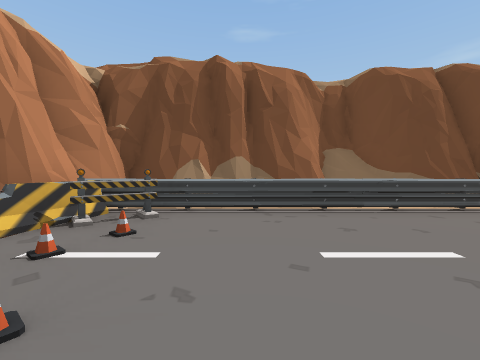
view 1 (above)

15 first-person views from a walk through a Unity game level. The camera is 1.4 m above the floor, tilts 2° down and sees 90° across. The floor is counted in squares, 2 m on a side. Each view is taken from the middle of a square. On the plan, view 1 faces up. The plan holds only what a view shows up to about 9 squares ahead; the rest is blank. The place goes on beyond the plan.

view 2
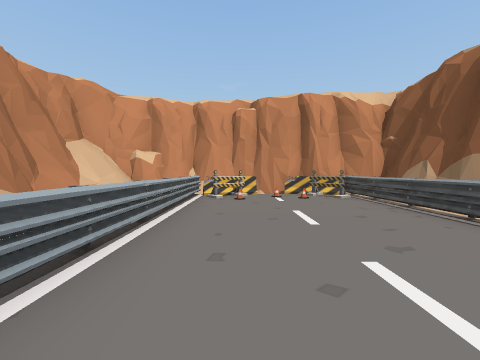

view 3
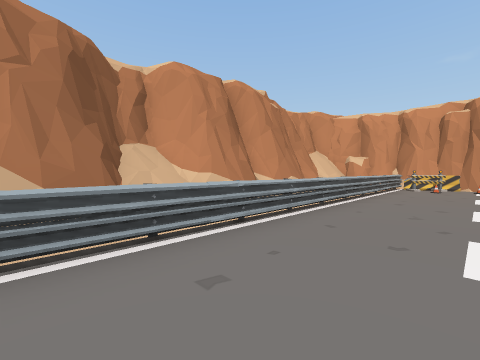

view 4
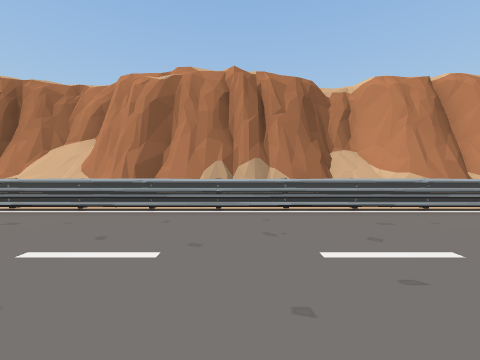

view 5
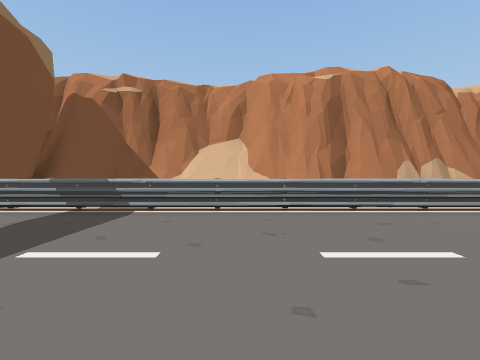

view 6
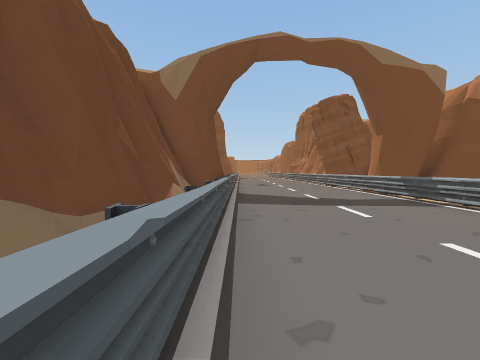

view 7
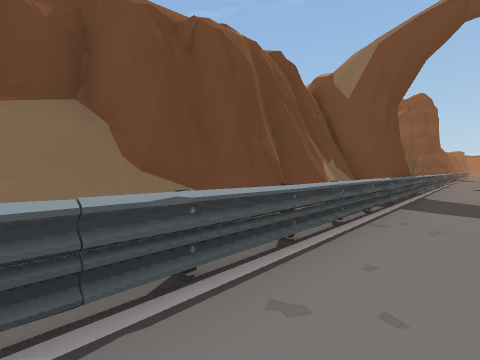

view 8
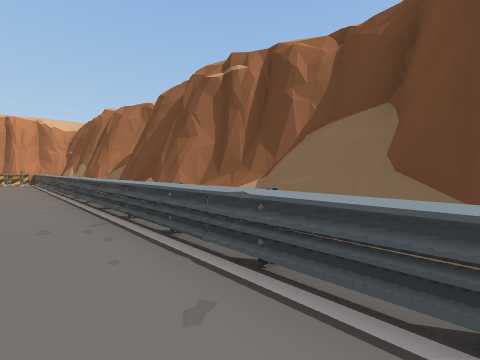

view 9
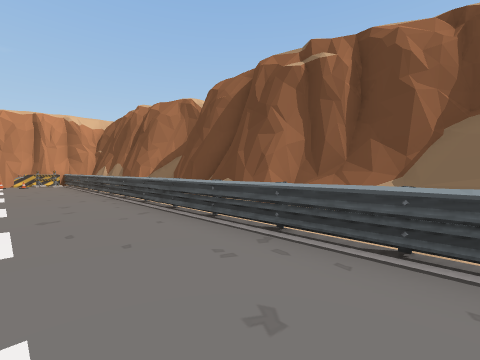

view 10
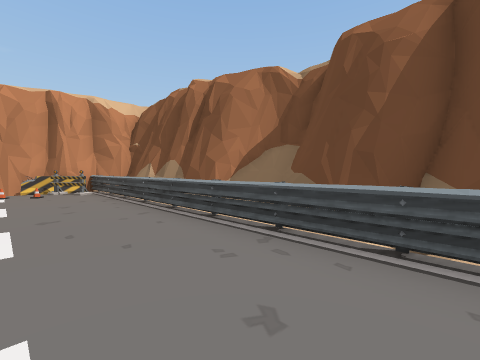

view 11
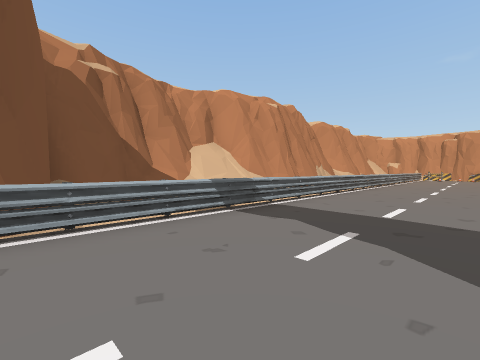

view 12
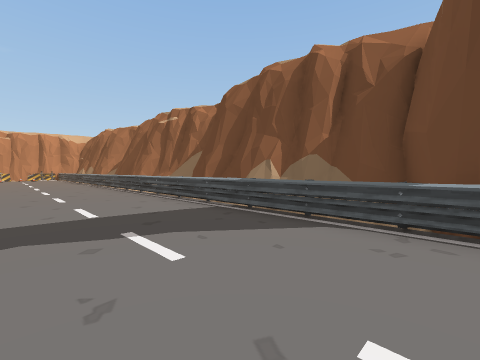

view 13
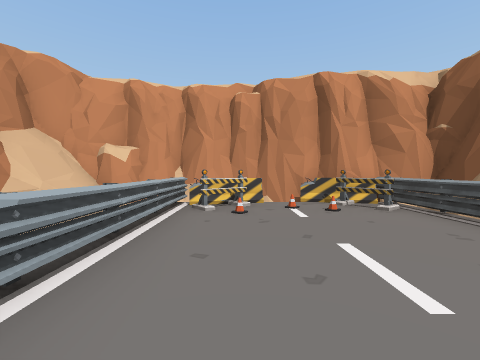

view 14
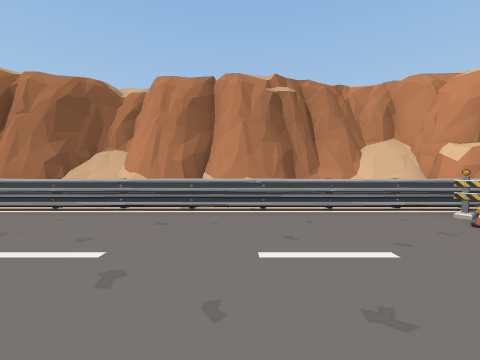

view 15
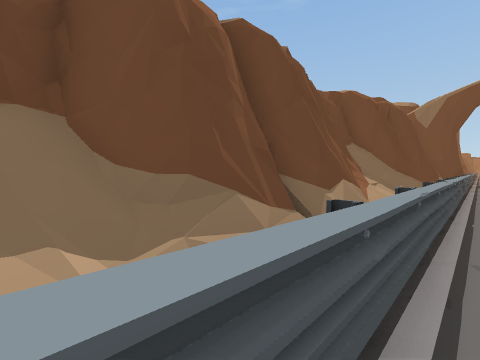

### Floor plan
Key: @ floor where view 1 was taken; # wall or solid block; . main floor; : floor 0.25 m higher than the main floor; - floor 0.25 m lower than the main floor; + floor 0.5 m higher than the main floor; * floor 0.75 m higher than the main floor; = window, fence, low wall or low ledge; ^ raised ledge; v drop or lower ground; O other object.
Columns run from 4 left of view 1 to 21 right of it. Each row starts with its distance up from view 1.
  7       ##########
  6  ###^##+######:#*########
  5  ###=--=------=-=-=####-##
  4 ##........................
  3 #OO.......................
  2 ###.......................
  1 #OO.......................
  0 #vO.@.....................
 -1 #vvvvvvvvvvvvvvvvvvvvvvvv#
 -2 ##vv  vvvv vv #####vv   ##
 -3 ###vv#####vv#######vvvv###

Positions as (right, up) in squares from view 1, and headings:
1: (0, 0), facing up
2: (5, 1), facing left
3: (9, 2), facing down-left
4: (10, 4), facing down
5: (15, 4), facing down
6: (12, 4), facing right
7: (12, 3), facing up-right
8: (14, 3), facing up-left
9: (12, 2), facing up-left
10: (7, 2), facing up-left
11: (21, 3), facing down-left
12: (21, 1), facing up-left
13: (3, 1), facing left
14: (2, 4), facing down
15: (3, 4), facing up-right
